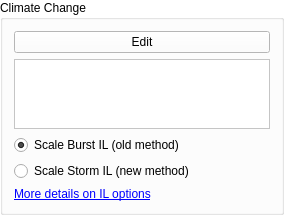
            <widget class="QGroupBox" name="groupBox_CC">
             <property name="maximumSize">
              <size>
               <width>16777215</width>
               <height>200</height>
              </size>
             </property>
             <property name="palette">
              <palette>
               <active>
                <colorrole role="WindowText">
                 <brush brushstyle="SolidPattern">
                  <color alpha="255">
                   <red>0</red>
                   <green>0</green>
                   <blue>0</blue>
                  </color>
                 </brush>
                </colorrole>
                <colorrole role="Button">
                 <brush brushstyle="SolidPattern">
                  <color alpha="255">
                   <red>255</red>
                   <green>255</green>
                   <blue>255</blue>
                  </color>
                 </brush>
                </colorrole>
                <colorrole role="Light">
                 <brush brushstyle="SolidPattern">
                  <color alpha="255">
                   <red>255</red>
                   <green>255</green>
                   <blue>255</blue>
                  </color>
                 </brush>
                </colorrole>
                <colorrole role="Midlight">
                 <brush brushstyle="SolidPattern">
                  <color alpha="255">
                   <red>255</red>
                   <green>255</green>
                   <blue>255</blue>
                  </color>
                 </brush>
                </colorrole>
                <colorrole role="Dark">
                 <brush brushstyle="SolidPattern">
                  <color alpha="255">
                   <red>127</red>
                   <green>127</green>
                   <blue>127</blue>
                  </color>
                 </brush>
                </colorrole>
                <colorrole role="Mid">
                 <brush brushstyle="SolidPattern">
                  <color alpha="255">
                   <red>170</red>
                   <green>170</green>
                   <blue>170</blue>
                  </color>
                 </brush>
                </colorrole>
                <colorrole role="Text">
                 <brush brushstyle="SolidPattern">
                  <color alpha="255">
                   <red>0</red>
                   <green>0</green>
                   <blue>0</blue>
                  </color>
                 </brush>
                </colorrole>
                <colorrole role="BrightText">
                 <brush brushstyle="SolidPattern">
                  <color alpha="255">
                   <red>255</red>
                   <green>255</green>
                   <blue>255</blue>
                  </color>
                 </brush>
                </colorrole>
                <colorrole role="ButtonText">
                 <brush brushstyle="SolidPattern">
                  <color alpha="255">
                   <red>0</red>
                   <green>0</green>
                   <blue>0</blue>
                  </color>
                 </brush>
                </colorrole>
                <colorrole role="Base">
                 <brush brushstyle="SolidPattern">
                  <color alpha="255">
                   <red>255</red>
                   <green>255</green>
                   <blue>255</blue>
                  </color>
                 </brush>
                </colorrole>
                <colorrole role="Window">
                 <brush brushstyle="SolidPattern">
                  <color alpha="255">
                   <red>255</red>
                   <green>255</green>
                   <blue>255</blue>
                  </color>
                 </brush>
                </colorrole>
                <colorrole role="Shadow">
                 <brush brushstyle="SolidPattern">
                  <color alpha="255">
                   <red>0</red>
                   <green>0</green>
                   <blue>0</blue>
                  </color>
                 </brush>
                </colorrole>
                <colorrole role="AlternateBase">
                 <brush brushstyle="SolidPattern">
                  <color alpha="255">
                   <red>255</red>
                   <green>255</green>
                   <blue>255</blue>
                  </color>
                 </brush>
                </colorrole>
                <colorrole role="ToolTipBase">
                 <brush brushstyle="SolidPattern">
                  <color alpha="255">
                   <red>255</red>
                   <green>255</green>
                   <blue>220</blue>
                  </color>
                 </brush>
                </colorrole>
                <colorrole role="ToolTipText">
                 <brush brushstyle="SolidPattern">
                  <color alpha="255">
                   <red>0</red>
                   <green>0</green>
                   <blue>0</blue>
                  </color>
                 </brush>
                </colorrole>
                <colorrole role="PlaceholderText">
                 <brush brushstyle="NoBrush">
                  <color alpha="128">
                   <red>0</red>
                   <green>0</green>
                   <blue>0</blue>
                  </color>
                 </brush>
                </colorrole>
               </active>
               <inactive>
                <colorrole role="WindowText">
                 <brush brushstyle="SolidPattern">
                  <color alpha="255">
                   <red>0</red>
                   <green>0</green>
                   <blue>0</blue>
                  </color>
                 </brush>
                </colorrole>
                <colorrole role="Button">
                 <brush brushstyle="SolidPattern">
                  <color alpha="255">
                   <red>255</red>
                   <green>255</green>
                   <blue>255</blue>
                  </color>
                 </brush>
                </colorrole>
                <colorrole role="Light">
                 <brush brushstyle="SolidPattern">
                  <color alpha="255">
                   <red>255</red>
                   <green>255</green>
                   <blue>255</blue>
                  </color>
                 </brush>
                </colorrole>
                <colorrole role="Midlight">
                 <brush brushstyle="SolidPattern">
                  <color alpha="255">
                   <red>255</red>
                   <green>255</green>
                   <blue>255</blue>
                  </color>
                 </brush>
                </colorrole>
                <colorrole role="Dark">
                 <brush brushstyle="SolidPattern">
                  <color alpha="255">
                   <red>127</red>
                   <green>127</green>
                   <blue>127</blue>
                  </color>
                 </brush>
                </colorrole>
                <colorrole role="Mid">
                 <brush brushstyle="SolidPattern">
                  <color alpha="255">
                   <red>170</red>
                   <green>170</green>
                   <blue>170</blue>
                  </color>
                 </brush>
                </colorrole>
                <colorrole role="Text">
                 <brush brushstyle="SolidPattern">
                  <color alpha="255">
                   <red>0</red>
                   <green>0</green>
                   <blue>0</blue>
                  </color>
                 </brush>
                </colorrole>
                <colorrole role="BrightText">
                 <brush brushstyle="SolidPattern">
                  <color alpha="255">
                   <red>255</red>
                   <green>255</green>
                   <blue>255</blue>
                  </color>
                 </brush>
                </colorrole>
                <colorrole role="ButtonText">
                 <brush brushstyle="SolidPattern">
                  <color alpha="255">
                   <red>0</red>
                   <green>0</green>
                   <blue>0</blue>
                  </color>
                 </brush>
                </colorrole>
                <colorrole role="Base">
                 <brush brushstyle="SolidPattern">
                  <color alpha="255">
                   <red>255</red>
                   <green>255</green>
                   <blue>255</blue>
                  </color>
                 </brush>
                </colorrole>
                <colorrole role="Window">
                 <brush brushstyle="SolidPattern">
                  <color alpha="255">
                   <red>255</red>
                   <green>255</green>
                   <blue>255</blue>
                  </color>
                 </brush>
                </colorrole>
                <colorrole role="Shadow">
                 <brush brushstyle="SolidPattern">
                  <color alpha="255">
                   <red>0</red>
                   <green>0</green>
                   <blue>0</blue>
                  </color>
                 </brush>
                </colorrole>
                <colorrole role="AlternateBase">
                 <brush brushstyle="SolidPattern">
                  <color alpha="255">
                   <red>255</red>
                   <green>255</green>
                   <blue>255</blue>
                  </color>
                 </brush>
                </colorrole>
                <colorrole role="ToolTipBase">
                 <brush brushstyle="SolidPattern">
                  <color alpha="255">
                   <red>255</red>
                   <green>255</green>
                   <blue>220</blue>
                  </color>
                 </brush>
                </colorrole>
                <colorrole role="ToolTipText">
                 <brush brushstyle="SolidPattern">
                  <color alpha="255">
                   <red>0</red>
                   <green>0</green>
                   <blue>0</blue>
                  </color>
                 </brush>
                </colorrole>
                <colorrole role="PlaceholderText">
                 <brush brushstyle="NoBrush">
                  <color alpha="128">
                   <red>0</red>
                   <green>0</green>
                   <blue>0</blue>
                  </color>
                 </brush>
                </colorrole>
               </inactive>
               <disabled>
                <colorrole role="WindowText">
                 <brush brushstyle="SolidPattern">
                  <color alpha="255">
                   <red>127</red>
                   <green>127</green>
                   <blue>127</blue>
                  </color>
                 </brush>
                </colorrole>
                <colorrole role="Button">
                 <brush brushstyle="SolidPattern">
                  <color alpha="255">
                   <red>255</red>
                   <green>255</green>
                   <blue>255</blue>
                  </color>
                 </brush>
                </colorrole>
                <colorrole role="Light">
                 <brush brushstyle="SolidPattern">
                  <color alpha="255">
                   <red>255</red>
                   <green>255</green>
                   <blue>255</blue>
                  </color>
                 </brush>
                </colorrole>
                <colorrole role="Midlight">
                 <brush brushstyle="SolidPattern">
                  <color alpha="255">
                   <red>255</red>
                   <green>255</green>
                   <blue>255</blue>
                  </color>
                 </brush>
                </colorrole>
                <colorrole role="Dark">
                 <brush brushstyle="SolidPattern">
                  <color alpha="255">
                   <red>127</red>
                   <green>127</green>
                   <blue>127</blue>
                  </color>
                 </brush>
                </colorrole>
                <colorrole role="Mid">
                 <brush brushstyle="SolidPattern">
                  <color alpha="255">
                   <red>170</red>
                   <green>170</green>
                   <blue>170</blue>
                  </color>
                 </brush>
                </colorrole>
                <colorrole role="Text">
                 <brush brushstyle="SolidPattern">
                  <color alpha="255">
                   <red>127</red>
                   <green>127</green>
                   <blue>127</blue>
                  </color>
                 </brush>
                </colorrole>
                <colorrole role="BrightText">
                 <brush brushstyle="SolidPattern">
                  <color alpha="255">
                   <red>255</red>
                   <green>255</green>
                   <blue>255</blue>
                  </color>
                 </brush>
                </colorrole>
                <colorrole role="ButtonText">
                 <brush brushstyle="SolidPattern">
                  <color alpha="255">
                   <red>127</red>
                   <green>127</green>
                   <blue>127</blue>
                  </color>
                 </brush>
                </colorrole>
                <colorrole role="Base">
                 <brush brushstyle="SolidPattern">
                  <color alpha="255">
                   <red>255</red>
                   <green>255</green>
                   <blue>255</blue>
                  </color>
                 </brush>
                </colorrole>
                <colorrole role="Window">
                 <brush brushstyle="SolidPattern">
                  <color alpha="255">
                   <red>255</red>
                   <green>255</green>
                   <blue>255</blue>
                  </color>
                 </brush>
                </colorrole>
                <colorrole role="Shadow">
                 <brush brushstyle="SolidPattern">
                  <color alpha="255">
                   <red>0</red>
                   <green>0</green>
                   <blue>0</blue>
                  </color>
                 </brush>
                </colorrole>
                <colorrole role="AlternateBase">
                 <brush brushstyle="SolidPattern">
                  <color alpha="255">
                   <red>255</red>
                   <green>255</green>
                   <blue>255</blue>
                  </color>
                 </brush>
                </colorrole>
                <colorrole role="ToolTipBase">
                 <brush brushstyle="SolidPattern">
                  <color alpha="255">
                   <red>255</red>
                   <green>255</green>
                   <blue>220</blue>
                  </color>
                 </brush>
                </colorrole>
                <colorrole role="ToolTipText">
                 <brush brushstyle="SolidPattern">
                  <color alpha="255">
                   <red>0</red>
                   <green>0</green>
                   <blue>0</blue>
                  </color>
                 </brush>
                </colorrole>
                <colorrole role="PlaceholderText">
                 <brush brushstyle="NoBrush">
                  <color alpha="128">
                   <red>0</red>
                   <green>0</green>
                   <blue>0</blue>
                  </color>
                 </brush>
                </colorrole>
               </disabled>
              </palette>
             </property>
             <property name="autoFillBackground">
              <bool>true</bool>
             </property>
             <property name="title">
              <string>Climate Change</string>
             </property>
             <layout class="QVBoxLayout" name="verticalLayout_8">
              <item>
               <widget class="QPushButton" name="pbCCEdit">
                <property name="text">
                 <string>Edit</string>
                </property>
               </widget>
              </item>
              <item>
               <widget class="QListWidget" name="lwCCScen">
                <property name="maximumSize">
                 <size>
                  <width>16777215</width>
                  <height>16777215</height>
                 </size>
                </property>
               </widget>
              </item>
              <item>
               <layout class="QHBoxLayout" name="horizontalLayout_22">
                <item>
                 <widget class="QRadioButton" name="rb_scale_burst_il">
                  <property name="text">
                   <string>Scale Burst IL (old method)</string>
                  </property>
                  <property name="checked">
                   <bool>true</bool>
                  </property>
                  <attribute name="buttonGroup">
                   <string notr="true">buttonGroup</string>
                  </attribute>
                 </widget>
                </item>
                <item>
                 <spacer name="horizontalSpacer_16">
                  <property name="orientation">
                   <enum>Qt::Horizontal</enum>
                  </property>
                  <property name="sizeHint" stdset="0">
                   <size>
                    <width>0</width>
                    <height>0</height>
                   </size>
                  </property>
                 </spacer>
                </item>
               </layout>
              </item>
              <item>
               <layout class="QHBoxLayout" name="horizontalLayout_23">
                <item>
                 <widget class="QRadioButton" name="rb_scale_storm_il">
                  <property name="text">
                   <string>Scale Storm IL (new method)</string>
                  </property>
                  <attribute name="buttonGroup">
                   <string notr="true">buttonGroup</string>
                  </attribute>
                 </widget>
                </item>
                <item>
                 <spacer name="horizontalSpacer_17">
                  <property name="orientation">
                   <enum>Qt::Horizontal</enum>
                  </property>
                  <property name="sizeHint" stdset="0">
                   <size>
                    <width>40</width>
                    <height>20</height>
                   </size>
                  </property>
                 </spacer>
                </item>
               </layout>
              </item>
              <item>
               <widget class="QLabel" name="label_cc_il_options">
                <property name="text">
                 <string>&lt;html&gt;&lt;head/&gt;&lt;body&gt;&lt;p&gt;&lt;a href=&quot;https://docs.tuflow.com/qgis-tuflow-plugin/changelog/2026.0.0/#arr-to-tuflow---update-to-climate-change-initial-loss-options&quot;&gt;&lt;span style=&quot; text-decoration: underline; color:#0000ff;&quot;&gt;More details on IL options&lt;/span&gt;&lt;/a&gt;&lt;/p&gt;&lt;/body&gt;&lt;/html&gt;</string>
                </property>
                <property name="openExternalLinks">
                 <bool>true</bool>
                </property>
               </widget>
              </item>
             </layout>
            </widget>
